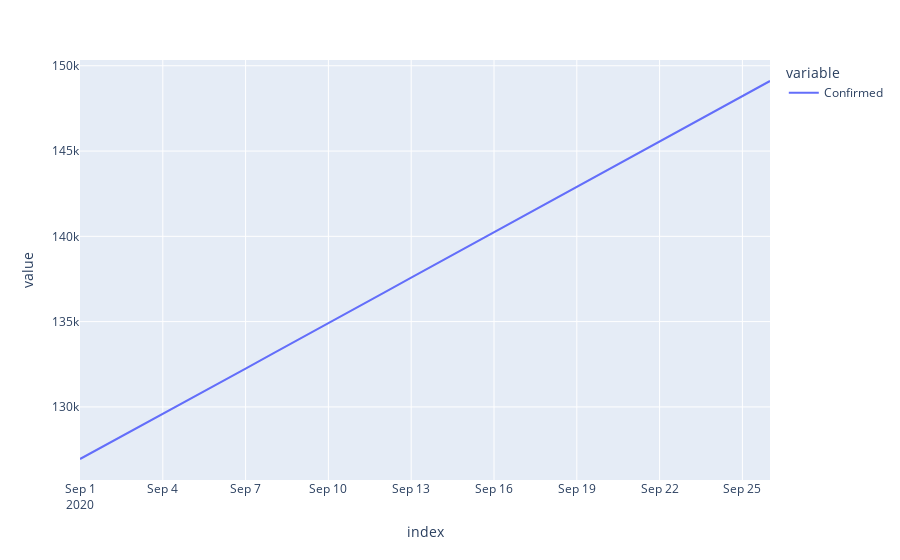

Source (notebook cell):
### Code cell
cleaned_dfs['Alabama']['Confirmed'].plot() # state_stds['Alabama']['Confirmed']

### Figure 1 — Plotly figure (JSON) as saved in the notebook; plotly's stock layout.template omitted (floating-point values rounded to 4 significant figures)
{"data": [{"hovertemplate": "variable=Confirmed<br>index=%{x}<br>value=%{y}<extra></extra>", "legendgroup": "Confirmed", "line": {"color": "#636efa", "dash": "solid"}, "mode": "lines", "name": "Confirmed", "orientation": "v", "showlegend": true, "type": "scatter", "x": ["2020-09-01T00:00:00", "2020-09-02T00:00:00", "2020-09-03T00:00:00", "2020-09-04T00:00:00", "2020-09-05T00:00:00", "2020-09-06T00:00:00", "2020-09-07T00:00:00", "2020-09-08T00:00:00", "2020-09-09T00:00:00", "2020-09-10T00:00:00", "2020-09-11T00:00:00", "2020-09-12T00:00:00", "2020-09-13T00:00:00", "2020-09-14T00:00:00", "2020-09-15T00:00:00", "2020-09-16T00:00:00", "2020-09-17T00:00:00", "2020-09-18T00:00:00", "2020-09-19T00:00:00", "2020-09-20T00:00:00", "2020-09-21T00:00:00", "2020-09-22T00:00:00", "2020-09-23T00:00:00", "2020-09-24T00:00:00", "2020-09-25T00:00:00", "2020-09-26T00:00:00"], "xaxis": "x", "y": [126900.0, 127800.0, 128700.0, 129600.0, 130500.0, 131400.0, 132200.0, 133100.0, 134000.0, 134900.0, 135800.0, 136700.0, 137600.0, 138500.0, 139400.0, 140200.0, 141100.0, 142000.0, 142900.0, 143800.0, 144700.0, 145600.0, 146400.0, 147300.0, 148200.0, 149100.0], "yaxis": "y"}], "layout": {"legend": {"title": {"text": "variable"}, "tracegroupgap": 0}, "margin": {"t": 60}, "xaxis": {"anchor": "y", "domain": [0, 1], "title": {"text": "index"}}, "yaxis": {"anchor": "x", "domain": [0, 1], "title": {"text": "value"}}}}
